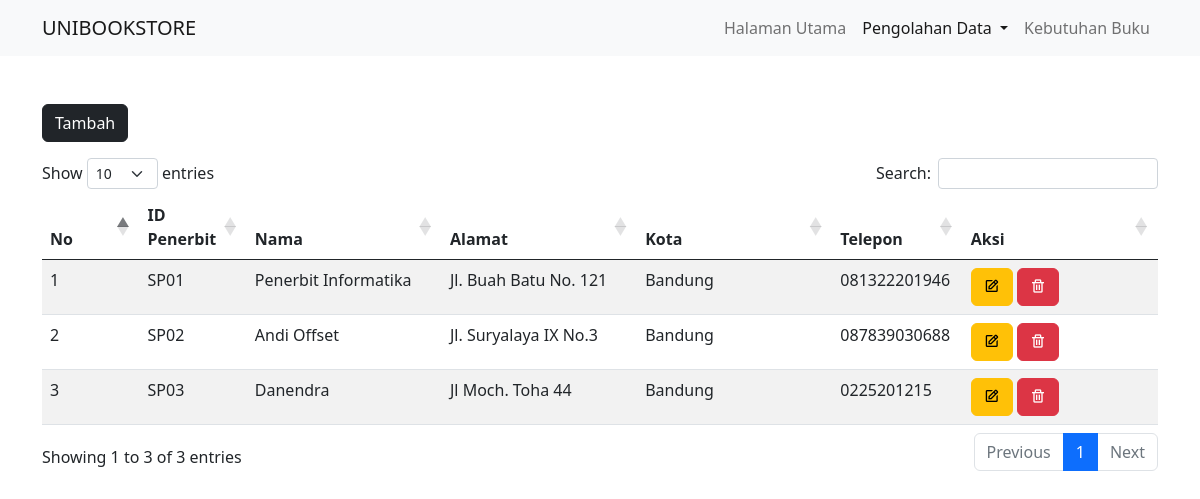
The app's page /admin.php?tabel=tabel_Penerbit with its own data.
### tables this page shows
CREATE TABLE `tabel_penerbit` (
  `ID_Penerbit` varchar(6) NOT NULL,
  `Nama` varchar(100) NOT NULL,
  `Alamat` text NOT NULL,
  `Kota` varchar(30) NOT NULL,
  `Telepon` varchar(13) NOT NULL
);

### include/config.php (called while the page is built, shortened)
<?php
	function dbConnect(){
		$host = "localhost";
		$user = "root";
		$password = "";
		$database = "data";
		$conn = mysqli_connect($host, $user, $password, $database);
		return $conn;
	}
	function getData($table="")
	{
		$db = dbConnect();
		if ($db->connect_errno == 0) {
			$sql = "SELECT * FROM $table";
			$res = $db->query($sql);
			if ($res) {
				$data = $res->fetch_all(MYSQLI_ASSOC);
				return $data;
			} else
				return FALSE;
		} else
			return FALSE;
	}
?>

### admin.php (the view, shortened to what this page needs)
<?php
include 'include/config.php';
include 'include/header.php';
include 'include/navbar.php';
?>
<div class="container">
    <div class="row mt-5">
        <div class="col-6 col-md-9">
            <button type="button" class="btn btn-dark d-inline" data-bs-toggle="modal" data-bs-target="#<?=$_GET['tabel'];?>">
                Tambah
            </button>
                                    <?php
                                    $databaris = getData("tabel_Penerbit");
                                        ?>
        </div>
    </div>
</div>
<div class="container mt-3">
    <table class="table table-striped table-paginate">
        <thead>
            <?php
                $tabel = $_GET['tabel'];
                if($tabel === 'tabel_Buku') {
                    ?>
                    <tr>
                        <th class="col-md-1">No</th>
                        <th class="col-md-1">ID Buku</th>
                        <th class="col-md-2">Kategori</th>
                        <th class="col-md-2">Nama Buku</th>
                        <th class="col-md-2">Harga</th>
                        <th class="col-md-1">Stok</th>
                        <th class="col-md-2">Penerbit</th>
                        <th class="col-md-2">Aksi</th>
                    </tr>
                    <?php
                } else {
                    ?>
                    <tr>
                        <th class="col-md-1">No</th>
                        <th class="col-md-1">ID Penerbit</th>
                        <th class="col-md-2">Nama</th>
                        <th class="col-md-2">Alamat</th>
                        <th class="col-md-2">Kota</th>
                        <th class="col-md-1">Telepon</th>
                        <th class="col-md-2">Aksi</th>
                    </tr>
                    <?php
                }
            ?>
        </thead>
        <tbody id="myTable">
            <?php
                $databaris = getData($tabel);
                $i = +1;
                foreach ($databaris as $data) {
                    if ($tabel === 'tabel_Buku') {
                        ?>
                        <tr>
                            <td><?= $i; ?></td>
                            <td><?= htmlspecialchars($data['ID_Buku']); ?></td>
                            <td><?= htmlspecialchars($data['Kategori']); ?></td>
                            <td><?= htmlspecialchars($data['Nama']); ?></td>
                            <td><?= formatUang(htmlspecialchars($data['Harga'])); ?></td>
                            <td><?= htmlspecialchars($data['Stok']); ?></td>
                            <td><?= htmlspecialchars($data['Penerbit']); ?></td>
                            <td>
                                <button type="button" class="btn btn-warning" data-bs-toggle="modal" data-bs-target="#edit<?=$data["ID_Buku"]; ?>">
                                    <i class='bx bx-edit'></i>
                                </button>
                                <div class="modal fade" id="edit<?=$data["ID_Buku"]; ?>" tabindex="-1" role="dialog" aria-labelledby="exampleModalLabel" aria-hidden="true">
                                    <div class="modal-dialog" role="document">
                                        <div class="modal-content">
                                            <div class="modal-header">
                                                <h5 class="modal-title" id="exampleModalLabel">Edit Buku</h5>
                                                <button type="button" class="btn-close" data-bs-dismiss="modal" aria-label="Close">
                                                </button>
                                            </div>
                                            <form action="aksi/edit.php?tabel=buku" method="POST" id="form_edit_buku">
                                                <div class="modal-body">
                                                <label>ID Buku</label>
                                                <input type="text" name="ID_Buku" id="id_buku" class="form-control" placeholder="ID_Buku"  required="required" value="<?=$data['ID_Buku'];?>" disabled>
                                                <input type="hidden" name="ID_Buku" id="id_buku" class="form-control" placeholder="ID_Buku"  required="required" value="<?=$data['ID_Buku'];?>">
                                                <label>Kategori</label>
                                                <input type="text" name="Kategori" id="kategori" class="form-control" placeholder="Kategori"  required="required" value="<?=$data['Kategori'];?>" maxlength="25">
                                                <label>Nama Buku</label>
                                                <input type="text" name="Nama" id="nama" class="form-control" placeholder="Nama Buku"  required="required" value="<?=$data['Nama'];?>" maxlength="255">
                                                <label>Harga</label>
                                                <input type="number" min="0" name="Harga" id="harga" class="form-control format-angka" placeholder="Harga"  required="required" value="<?=$data['Harga'];?>" maxlength="11">
                                                <label>Stok</label>
                                                <input type="number" min="1" name="Stok" id="stok" class="form-control" placeholder="Stok"  required="required" value="<?=$data['Stok'];?>" maxlength="9">
                                                <label>Penerbit</label>
                                                <select name="Penerbit" id="penerbit" class="form-control">
                                                    <?php
                                                    $databaris = getData("tabel_Penerbit");
                                                    foreach ($databaris as $data1) {
                                                        ?>
                                                        <option value="<?= $data1['Nama']; ?>" <?php if ($data['Penerbit'] === $data1['Nama']){ echo "selected"; } ?>><?= $data1['Nama'];?></option>
                                                        <?php
                                                    }
                                                    ?>
                                                </select>
                                                </div>
                                                <div class="modal-footer">
                                                    <input type="submit" name="TblUpdate" class="btn btn-primary" value="Simpan">
                                                    <input type="reset" class="btn btn-primary" value="Reset">
                                                </div>
                                            </form>
                                        </div>
                                    </div>
                                </div>
                                <a href="aksi/delete.php?tabel=true&&ID_Buku=<?=base64_encode(openssl_encrypt($data["ID_Buku"], "AES-128-CTR", "GeeksforGeeks", $options = 0, "1234567891011121")); ?>" onclick="return confirm('Apakah anda yakin ingin menghapus data ini?')" class="btn btn-danger"><i class='bx bx-trash'></i></a>
                            </td>
                        </tr>
                        <?php
                    } else {
                        ?>
                        <tr>
                            <td><?= $i; ?></td>
                            <td><?= htmlspecialchars($data['ID_Penerbit']); ?></td>
                            <td><?= htmlspecialchars($data['Nama']); ?></td>
                            <td><?= htmlspecialchars($data['Alamat']); ?></td>
                            <td><?= htmlspecialchars($data['Kota']); ?></td>
                            <td><?= htmlspecialchars($data['Telepon']); ?></td>
                            <td>
                                <button type="button" class="btn btn-warning" data-bs-toggle="modal" data-bs-target="#edit<?=$data["ID_Penerbit"]; ?>">
                                    <i class='bx bx-edit'></i>
                                </button>
                                <a href="aksi/delete.php?tabel=false&&ID_Penerbit=<?=base64_encode(openssl_encrypt($data["ID_Penerbit"], "AES-128-CTR", "GeeksforGeeks", $options = 0, "1234567891011121")); ?>" onclick="return confirm('Apakah anda yakin ingin menghapus data ini?')" class="btn btn-danger"><i class='bx bx-trash'></i></a>
                            </td>
                        </tr>
                        <?php
                    }
                    ?>
                <?php $i++;
                } ?>
        </tbody>
    </table>
</div>
<?php
include 'include/footer.php'
?>

### css/style.css (style rules this page uses)
body, input { font-family: "Poppins", sans-serif; }

### records on screen
tabel_penerbit: ID_Penerbit "SP01", Nama "Penerbit Informatika", Alamat "Jl. Buah Batu No. 121", Kota "Bandung", Telepon "081322201946"
tabel_penerbit: ID_Penerbit "SP02", Nama "Andi Offset", Alamat "Jl. Suryalaya IX No.3", Kota "Bandung", Telepon "087839030688"
tabel_penerbit: ID_Penerbit "SP03", Nama "Danendra", Alamat "Jl Moch. Toha 44", Kota "Bandung", Telepon "0225201215"
